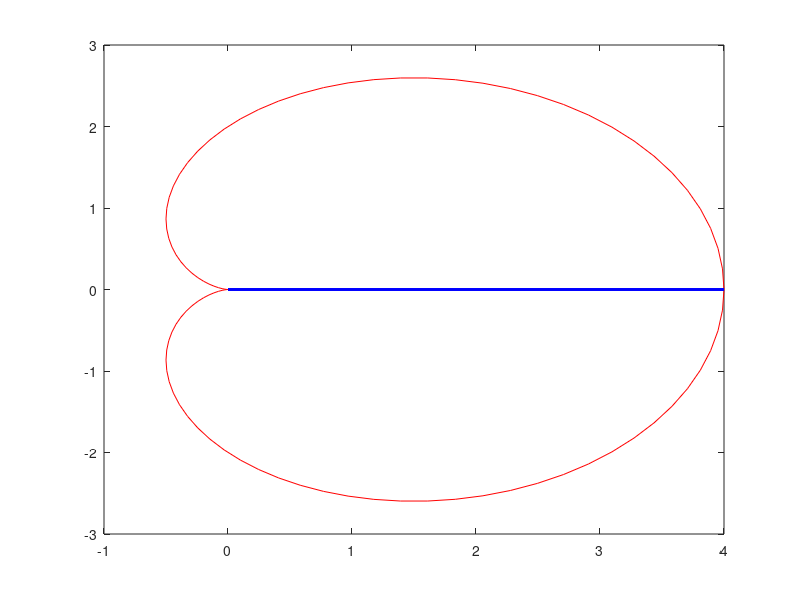

This chart was generated by the following MATLAB code: (Note: this script raises an error after producing the figure.)
% esercizio 3
clear all
close all
clc
% rappresentazione della curva
teta = linspace(0,2*pi);
r = 1;
rho = 2*r*(1+cos(teta));
x = rho.*cos(teta);
y = rho.*sin(teta);
plot(x,y,'r','linewidth',2)
axis equal
% calcolo lunghezza della curva
a = 0;
b = 2*pi;
frho = @(teta) (2*r*(1+cos(teta))).^2;
dfrho = @(teta) (-2*r*sin(teta)).^2;
f = @(teta) sqrt(frho(teta) + dfrho(teta));
I_es = 16*r;
for k = 1:8
    m(k) = 2^k;
    teta2 = linspace(0,2*pi,m(k)+1);
    rho2 = 2*r*(1+cos(teta2));
    x2 = rho2.*cos(teta2);
    y2 = rho2.*sin(teta2);
    plot(x,y,'r',x2,y2,'b','linewidth',2)
    pause
    hold off
    int_trap = trapezi(f,a,b,m(k));
    int_simp = simpson(f,a,b,m(k));
    err_trap(k) = abs(I_es - int_trap)/abs(I_es);
    err_simp(k) = abs(I_es - int_simp)/abs(I_es);    
end
[err_trap' err_simp']
% ordine sperimentale di convergenza
EOC_trap = log2(err_trap(1:end-1)./err_trap(2:end));
EOC_simp = log2(err_simp(1:end-1)./err_simp(2:end));
[EOC_trap' EOC_simp']